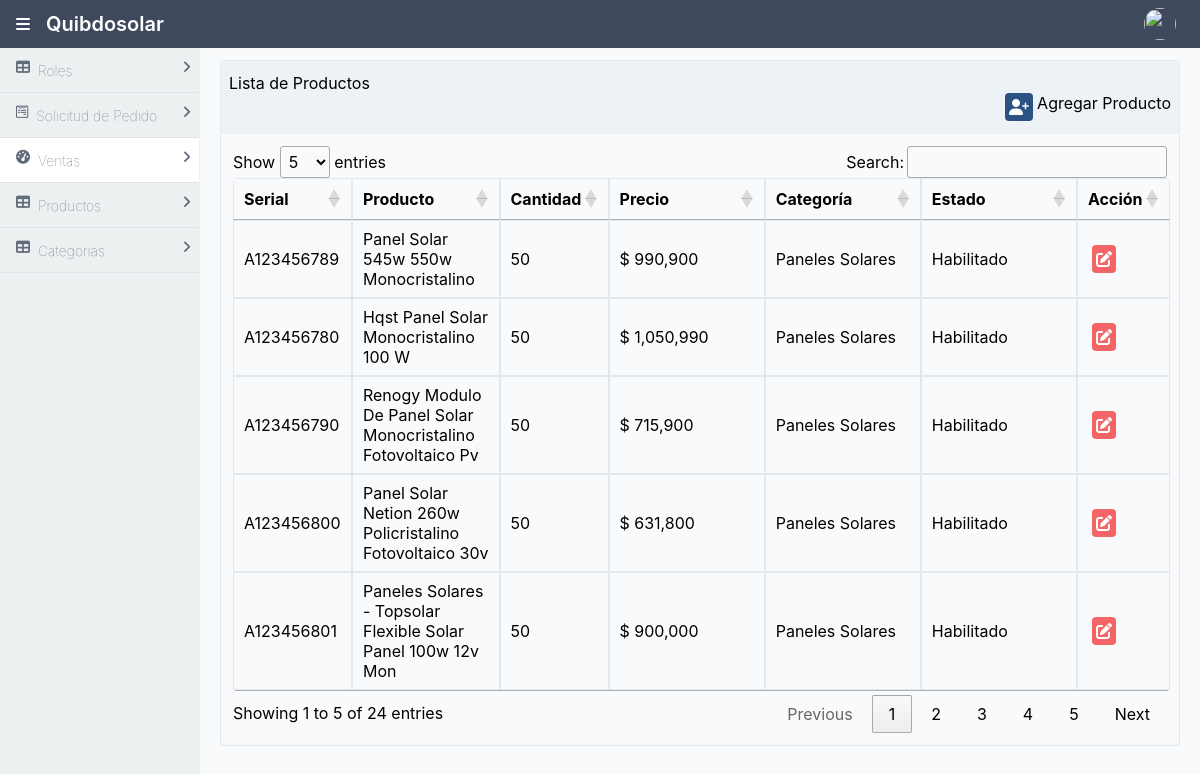
Page /admin/productos.php on the earlier database version.
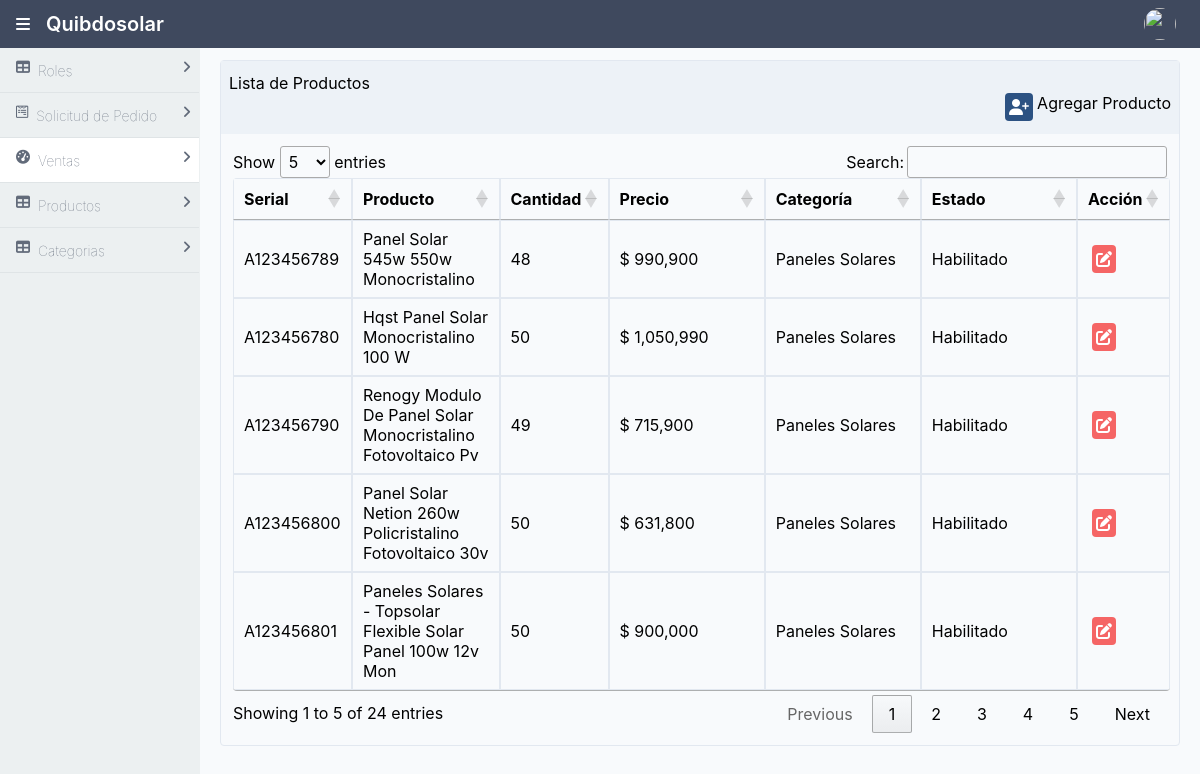
Same page on the later database version.
### tables this page shows
CREATE TABLE `producto` (
  `id_producto` int(11) NOT NULL,
  `serial` varchar(12) NOT NULL,
  `producto` varchar(100) NOT NULL,
  `descripcion` text NOT NULL,
  `caracteristicas` text NOT NULL,
  `cantidad` int(11) NOT NULL,
  `precio` float(12,2) DEFAULT NULL,
  `id_categoria` int(11) NOT NULL,
  `estado_producto` tinyint(1) NOT NULL
);

CREATE TABLE `categoria` (
  `id_categoria` int(11) NOT NULL,
  `categoria` varchar(50) NOT NULL,
  `estado_categoria` tinyint(1) NOT NULL
);

### admin/productos.php (the view, shortened to what the changed rows need)
<?php
$db = new Database();
$connection = $db->connect();
$query = $connection->prepare("SELECT id_producto, serial, producto, cantidad, precio, estado_producto, categoria.categoria AS nombre_categoria
FROM producto
INNER JOIN categoria ON producto.id_categoria = categoria.id_categoria");
$query->execute();
$productos = $query->fetchAll(PDO::FETCH_ASSOC);
?>
<!DOCTYPE html>
<html lang="en">
<head>
    <link rel="stylesheet" href="../css/styles.css">
    <link rel="stylesheet" href="../css/all.css">
    <link rel="stylesheet" type="text/css" href="https://cdn.datatables.net/1.10.25/css/jquery.dataTables.css">
</head>
<body>
    <div class="mx-auto bg-grey-lightest">
        <div class="min-h-screen flex flex-col">
            <header class="bg-nav">
                <?php include("../componentes/headerAdmin.php") ?>
            </header>
            <div class="flex flex-1">
                <main class="bg-white-500 flex-1 p-3 overflow-hidden">
                    <div class="flex flex-col">
                        <div class="flex flex-1  flex-col md:flex-row lg:flex-row mx-2">
                            <div class="mb-2 border-solid border-gray-300 rounded border shadow-sm w-full">
                                <div class="p-3">
                                    <table class="table-responsive w-full rounded" id="dataTable">
                                        <thead>
                                            <tr>
                                                <th class="border w-1/1 px-4 py-2">Serial</th>
                                                <th class="border w-1/1 px-4 py-1 ">Producto</th>
                                                <th class="border w-1/1 px-4 py-2">Cantidad</th>
                                                <th class="border w-1/1 px-4 py-2">Precio</th>
                                                <th class="border w-1/1 px-4 py-2">Categoría</th>
                                                <th class="border w-1/1 px-4 py-2">Estado</th>
                                                <th class="border w-1/1 px-4 py-2">Acción</th>
                                            </tr>
                                        </thead>
                                        <tbody>
                                            <?php
                                            foreach ($productos as $key => $producto) {
                                            ?>
                                                    <tr>
                                                        <td class="border px-4 py-2"><?php echo $producto["serial"] . "<br>"; ?>
                                                        </td>
                                                        <td class="border px-4 py-2">
                                                            <?php echo $producto["producto"] . "<br>"; ?></td>
                                                        <td class="border  px-4 py-2">
                                                            <?php echo $producto["cantidad"] . "<br>"; ?></td>
                                                        <td class="border w-1/6 px-4 py-2">
                                                            $ <?php echo number_format($producto["precio"]) . "<br>"; ?></td>
                                                        <td class="border w-1/6 px-4 py-2">
                                                            <?php echo $producto["nombre_categoria"] . "<br>"; ?></td>
                                                        <td class="border w-1/6 px-4 py-2">
                                                            <?php if ($producto["estado_producto"] == "1") {
                                                                echo "Habilitado <br>";
                                                            } else {
                                                                echo "Inhabilitado <br>";
                                                            }
                                                            ?></td>
                                                        <td class="border px-4 py-2">
                                                            <a class="bg-red-500 cursor-pointer rounded p-1 mx-1 text-white" href="./actualizarProducto.php?id=<?php echo $producto["id_producto"]; ?>">
                                                                <i class="fas fa-edit"></i>
                                                            </a>
                                                        </td>
                                                    </tr>
                                            <?php
                                                }
                                            ?>
                                        </tbody>
                                    </table>
                                </div>
                            </div>
                        </div>
                    </div>
                </main>
            </div>
        </div>
    </div>
</body>
</html>

Differences in the rows shown:
changed producto "Panel Solar 545w 550w Monocristalino": cantidad "50" → "48"
changed producto "Renogy Modulo De Panel Solar Monocristalino Fotovoltaico Pv": cantidad "50" → "49"
